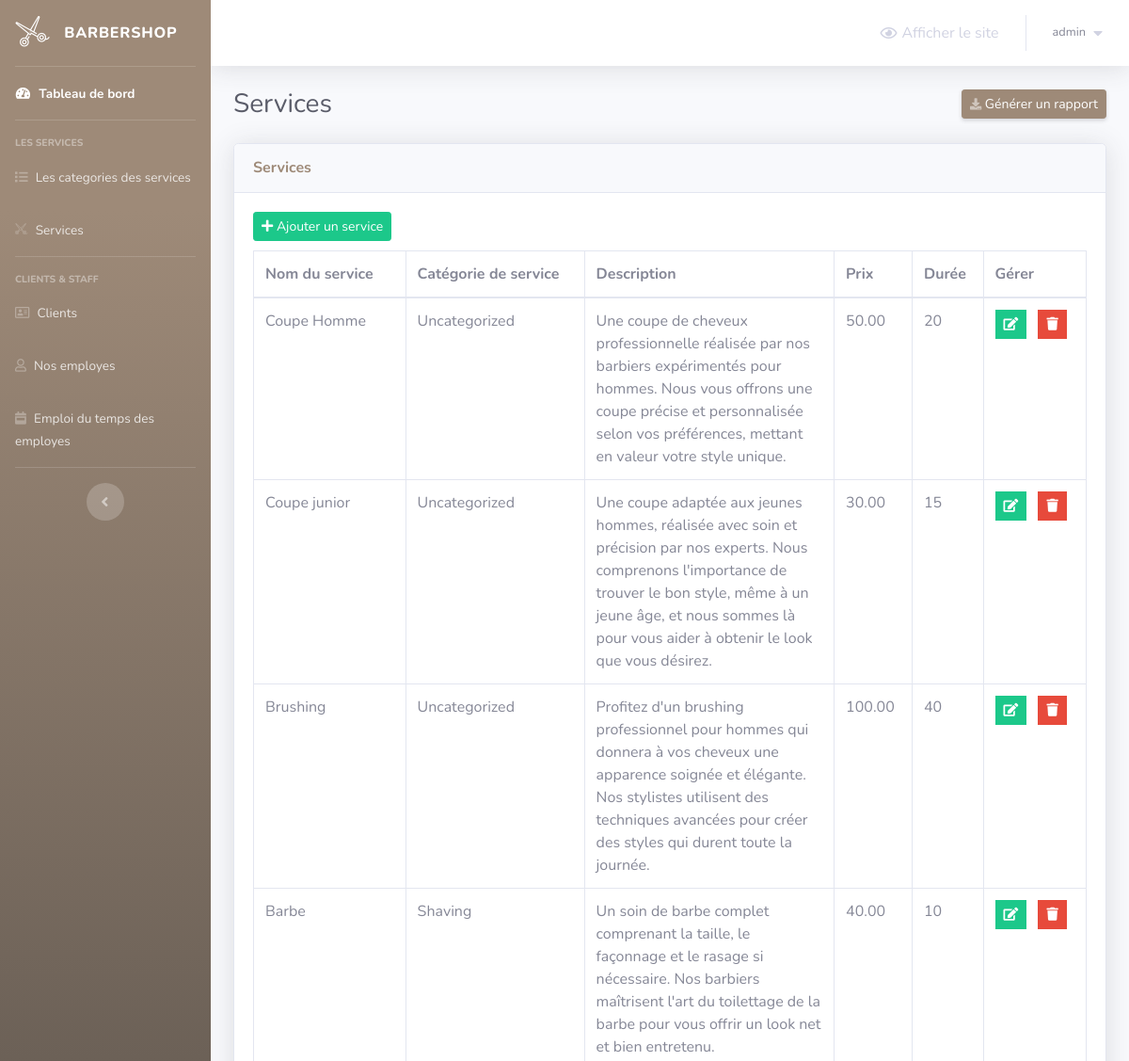
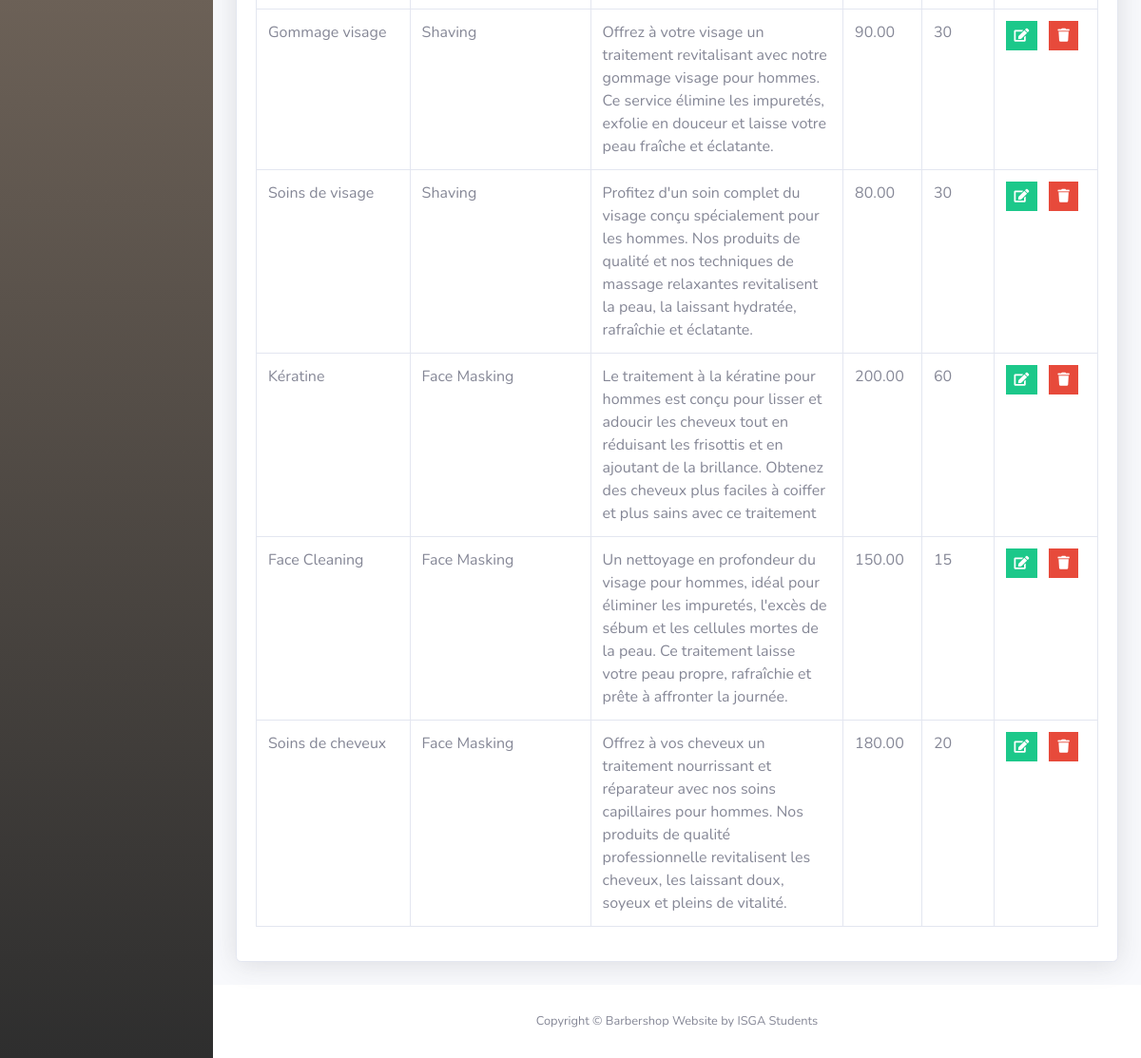
Page /barber-admin/services.php (signed in) on the committed database (2 pictures, top to bottom).
### tables this page shows
CREATE TABLE IF NOT EXISTS `services` (
  `service_id` int NOT NULL AUTO_INCREMENT,
  `service_name` varchar(50) NOT NULL,
  `service_description` varchar(255) NOT NULL,
  `service_price` decimal(6,2) NOT NULL,
  `service_duration` int NOT NULL,
  `category_id` int NOT NULL,
  PRIMARY KEY (`service_id`),
  KEY `FK_service_category` (`category_id`)
);

CREATE TABLE IF NOT EXISTS `service_categories` (
  `category_id` int NOT NULL AUTO_INCREMENT,
  `category_name` varchar(50) NOT NULL,
  PRIMARY KEY (`category_id`)
);

### barber-admin/services.php (the view, shortened to what this page needs)
<?php
    include 'Includes/templates/header.php';
    if(isset($_SESSION['username_barbershop_Xw211qAAsq4']) && isset($_SESSION['password_barbershop_Xw211qAAsq4']))
    {
?>
        <div class="container-fluid">
            <div class="d-sm-flex align-items-center justify-content-between mb-4">
                <h1 class="h3 mb-0 text-gray-800">Services</h1>
                <a href="#" class="d-none d-sm-inline-block btn btn-sm btn-primary shadow-sm">
                    <i class="fas fa-download fa-sm text-white-50"></i>
                    Générer un rapport
                </a>
            </div>
            <?php
                $do = '';
                if(isset($_GET['do']) && in_array($_GET['do'], array('Add','Edit')))
                {
                    $do = htmlspecialchars($_GET['do']);
                }
                else
                {
                    $do = 'Manage';
                }
                if($do == 'Manage')
                {
                    $stmt = $con->prepare("SELECT * FROM services s, service_categories sc where s.category_id = sc.category_id");
                    $stmt->execute();
                    $rows_services = $stmt->fetchAll();
                ?>
                    <div class="card shadow mb-4">
                        <div class="card-header py-3">
                            <h6 class="m-0 font-weight-bold text-primary">Services</h6>
                        </div>
                        <div class="card-body">
                            <a href="services.php?do=Add" class="btn btn-success btn-sm" style="margin-bottom: 10px;">
                                <i class="fa fa-plus"></i>
                                Ajouter un service
                            </a>
                            <table class="table table-bordered">
                                <thead>
                                    <tr>
                                        <th scope="col">Nom du service</th>
                                        <th scope="col">Catégorie de service</th>
                                        <th scope="col">Description</th>
                                        <th scope="col">Prix</th>
                                        <th scope="col">Durée</th>
                                        <th scope="col">Gérer</th>
                                    </tr>
                                </thead>
                                <tbody>
                                    <?php
                                        foreach($rows_services as $service)
                                        {
                                            echo "<tr>";
                                                echo "<td>";
                                                    echo $service['service_name'];
                                                echo "</td>";
                                                echo "<td>";
                                                    echo $service['category_name'];
                                                echo "</td>";
                                                echo "<td style = 'width:30%'>";
                                                    echo $service['service_description'];
                                                echo "</td>";
                                                echo "<td>";
                                                    echo $service['service_price'];
                                                echo "</td>";
                                                echo "<td>";
                                                    echo $service['service_duration'];
                                                echo "</td>";
                                                echo "<td>";
                                                    $delete_data = "delete_".$service["service_id"];
                                                    ?>
                                                        <ul class="list-inline m-0">
                                                            <li class="list-inline-item" data-toggle="tooltip" title="Modifier">
                                                                <button class="btn btn-success btn-sm rounded-0">
                                                                    <a href="services.php?do=Edit&service_id=<?php echo $service['service_id']; ?>" style="color: white;">
                                                                        <i class="fa fa-edit"></i>
                                                                    </a>
                                                                </button>
                                                            </li>
                                                            <li class="list-inline-item" data-toggle="tooltip" title="Supprimer">
                                                                <button class="btn btn-danger btn-sm rounded-0" type="button" data-toggle="modal" data-target="#<?php echo $delete_data; ?>" data-placement="top"><i class="fa fa-trash"></i></button>
                                                            </li>
                                                        </ul>
                                                    <?php
                                                echo "</td>";
                                            echo "</tr>";
                                        }
                                    ?>
                                </tbody>
                            </table>
                        </div>
                    </div>
                    <?php
                }
            ?>
        </div>
<?php
        include 'Includes/templates/footer.php';
    }
    else
    {
        header('Location: login.php');
        exit();
    }
?>

### barber-admin/Includes/templates/header.php (shortened to what this page needs)
<!DOCTYPE html>
<html lang="en">
	<head>
  		<link href="Design/fonts/css/all.min.css" rel="stylesheet" type="text/css">
  		<link href="Design/css/sb-admin-2.min.css" rel="stylesheet">
  		<link href="Design/css/main.css" rel="stylesheet">
  		<link rel="stylesheet" type="text/css" href="Design/fonts/css/all.min.css">
  		<link rel="stylesheet" type="text/css" href="Design/css/barber-icons.css">
	</head>
	<body id="page-top">
  		<div id="wrapper">
			<ul class="navbar-nav bg-gradient-primary sidebar sidebar-dark accordion" id="accordionSidebar">
		  		<a class="sidebar-brand d-flex align-items-center justify-content-center" href="">
					<div class="sidebar-brand-icon rotate-n-15">
			  			<i class="bs bs-scissors-1"></i>
					</div>
					<div class="sidebar-brand-text mx-3">Barbershop</div>
		  		</a>
		  		<hr class="sidebar-divider my-0">
			  	<li class="nav-item active">
					<a class="nav-link" href="index.php">
				  		<i class="fas fa-fw fa-tachometer-alt"></i>
				  		<span>Tableau de bord</span>
				  	</a>
			  	</li>
	  			<hr class="sidebar-divider">
	  			<div class="sidebar-heading">
					Les services
	  			</div>
	  			<li class="nav-item">
					<a class="nav-link" href="service-categories.php">
		  				<i class="fas fa-list"></i>
		  				<span>Les categories des services</span>
		  			</a>
	  			</li>
	  			<li class="nav-item">
					<a class="nav-link" href="services.php">
		  				<i class="bs bs-scissors-1"></i>
		  				<span>Services</span>
		  			</a>
	  			</li>
	  			<hr class="sidebar-divider">
	  			<div class="sidebar-heading">
					CLIENTS & STAFF
	  			</div>
	  			<li class="nav-item">
					<a class="nav-link" href="clients.php">
		  				<i class="far fa-address-card"></i>
		  				<span>Clients</span>
		  			</a>
	  			</li>
	  			<li class="nav-item">
					<a class="nav-link" href="employees.php">
		  				<i class="far fa-user"></i>
		  				<span>Nos employes</span>
		  			</a>
	  			</li>
	  			<li class="nav-item">
					<a class="nav-link" href="employees-schedule.php">
		  				<i class="fas fa-calendar-week icon-ver"></i>
		  				<span>Emploi du temps des employes</span>
		  			</a>
	  			</li>
	  			<hr class="sidebar-divider d-none d-md-block">
	  			<div class="text-center d-none d-md-inline">
					<button class="rounded-circle border-0" id="sidebarToggle"></button>
	  			</div>
			</ul>
			<div id="content-wrapper" class="d-flex flex-column">
			  	<div id="content">
					<nav class="navbar navbar-expand navbar-light bg-white topbar mb-4 static-top shadow">
					  	<ul class="navbar-nav ml-auto">
							<li class="nav-item">
		              			<a class="nav-link" href="../" target="_blank">
		              				<i class="far fa-eye"></i>
		                			<span style="margin-left: 5px;">Afficher le site</span>
		              			</a>
		          			</li>
							<li class="nav-item dropdown no-arrow">
					  			<a class="nav-link dropdown-toggle" href="#" id="userDropdown" role="button" data-toggle="dropdown" aria-haspopup="true" aria-expanded="false">
									<span class="mr-2 d-none d-lg-inline text-gray-600 small">
										<?php echo $_SESSION['username_barbershop_Xw211qAAsq4']; ?>
									</span>
									<i class="fas fa-caret-down"></i>
								</a>
							</li>
				  		</ul>
					</nav>

### barber-admin/Includes/templates/footer.php (shortened to what this page needs)
		</div>
	  	<footer class="sticky-footer bg-white">
			<div class="container my-auto">
		  		<div class="copyright text-center my-auto">
					<span>Copyright &copy; Barbershop Website by ISGA Students</span>
		  		</div>
			</div>
	  	</footer>
	</div>
</div>
</body>
</html>

### rows in the picture
services: service_name "Coupe Homme", category.category_name "Uncategorized", service_description "Une coupe de cheveux professionnelle réalisée par nos barbiers expérimentés pour hommes. Nous vous offrons une coupe précise et personnalisée selon vos préférences, mettant en valeur votre style unique.", service_price "50.00", service_duration "20"
services: service_name "Coupe junior", category.category_name "Uncategorized", service_description "Une coupe adaptée aux jeunes hommes, réalisée avec soin et précision par nos experts. Nous comprenons l'importance de trouver le bon style, même à un jeune âge, et nous sommes là pour vous aider à obtenir le look que vous désirez.", service_price "30.00", service_duration "15"
services: service_name "Brushing", category.category_name "Uncategorized", service_description "Profitez d'un brushing professionnel pour hommes qui donnera à vos cheveux une apparence soignée et élégante. Nos stylistes utilisent des techniques avancées pour créer des styles qui durent toute la journée.", service_price "100.00", service_duration "40"
services: service_name "Barbe", category.category_name "Shaving", service_description "Un soin de barbe complet comprenant la taille, le façonnage et le rasage si nécessaire. Nos barbiers maîtrisent l'art du toilettage de la barbe pour vous offrir un look net et bien entretenu.", service_price "40.00", service_duration "10"
services: service_name "Gommage visage", category.category_name "Shaving", service_description "Offrez à votre visage un traitement revitalisant avec notre gommage visage pour hommes. Ce service élimine les impuretés, exfolie en douceur et laisse votre peau fraîche et éclatante.", service_price "90.00", service_duration "30"
services: service_name "Soins de visage", category.category_name "Shaving", service_description "Profitez d'un soin complet du visage conçu spécialement pour les hommes. Nos produits de qualité et nos techniques de massage relaxantes revitalisent la peau, la laissant hydratée, rafraîchie et éclatante.", service_price "80.00", service_duration "30"
services: service_name "Kératine", category.category_name "Face Masking", service_description "Le traitement à la kératine pour hommes est conçu pour lisser et adoucir les cheveux tout en réduisant les frisottis et en ajoutant de la brillance. Obtenez des cheveux plus faciles à coiffer et plus sains avec ce traitement", service_price "200.00", service_duration "60"
services: service_name "Face Cleaning", category.category_name "Face Masking", service_description "Un nettoyage en profondeur du visage pour hommes, idéal pour éliminer les impuretés, l'excès de sébum et les cellules mortes de la peau. Ce traitement laisse votre peau propre, rafraîchie et prête à affronter la journée.", service_price "150.00", service_duration "15"
services: service_name "Soins de cheveux", category.category_name "Face Masking", service_description "Offrez à vos cheveux un traitement nourrissant et réparateur avec nos soins capillaires pour hommes. Nos produits de qualité professionnelle revitalisent les cheveux, les laissant doux, soyeux et pleins de vitalité.", service_price "180.00", service_duration "20"

### other values in the picture
$_SESSION['username_barbershop_Xw211qAAsq4'] "admin"
